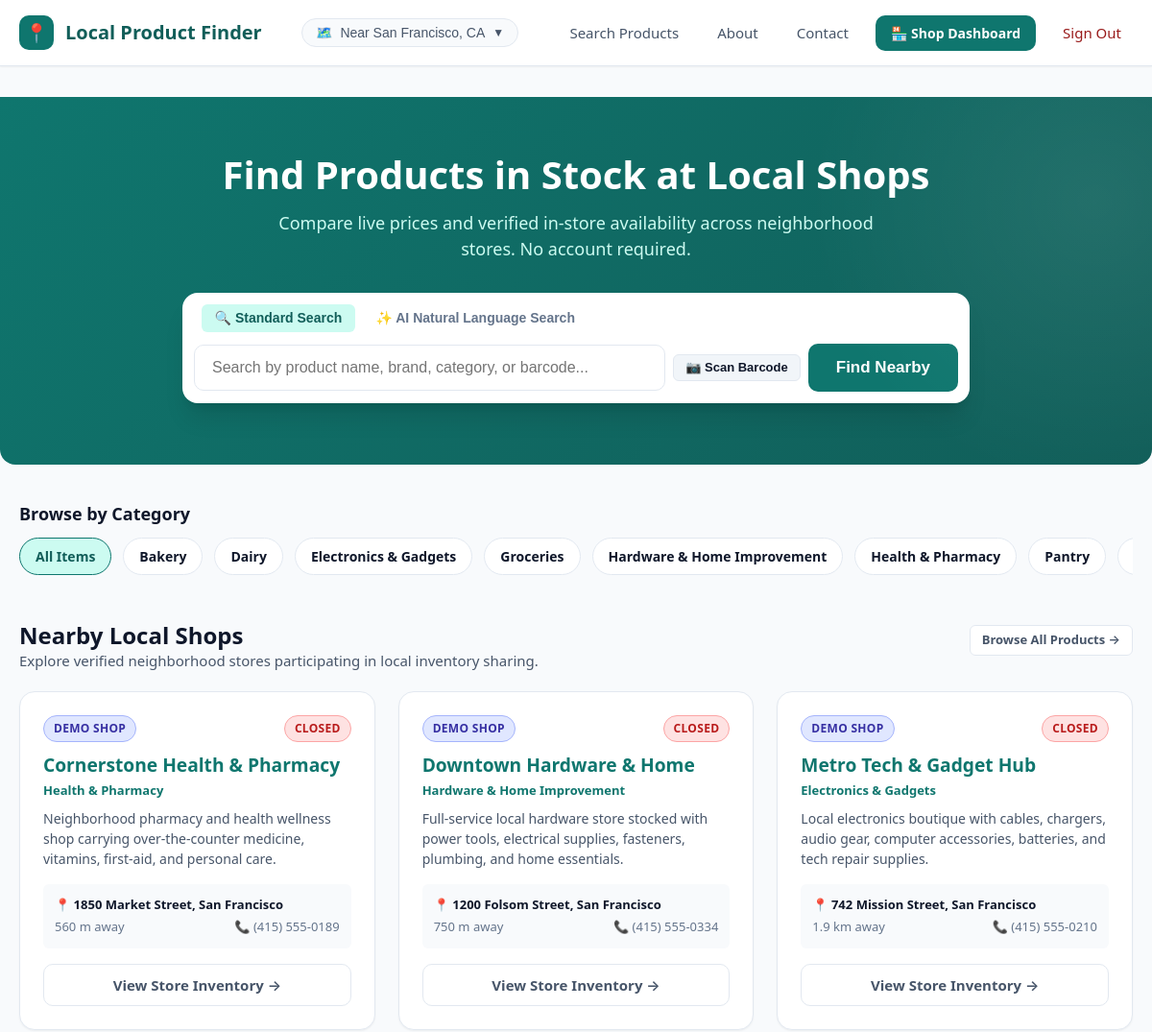
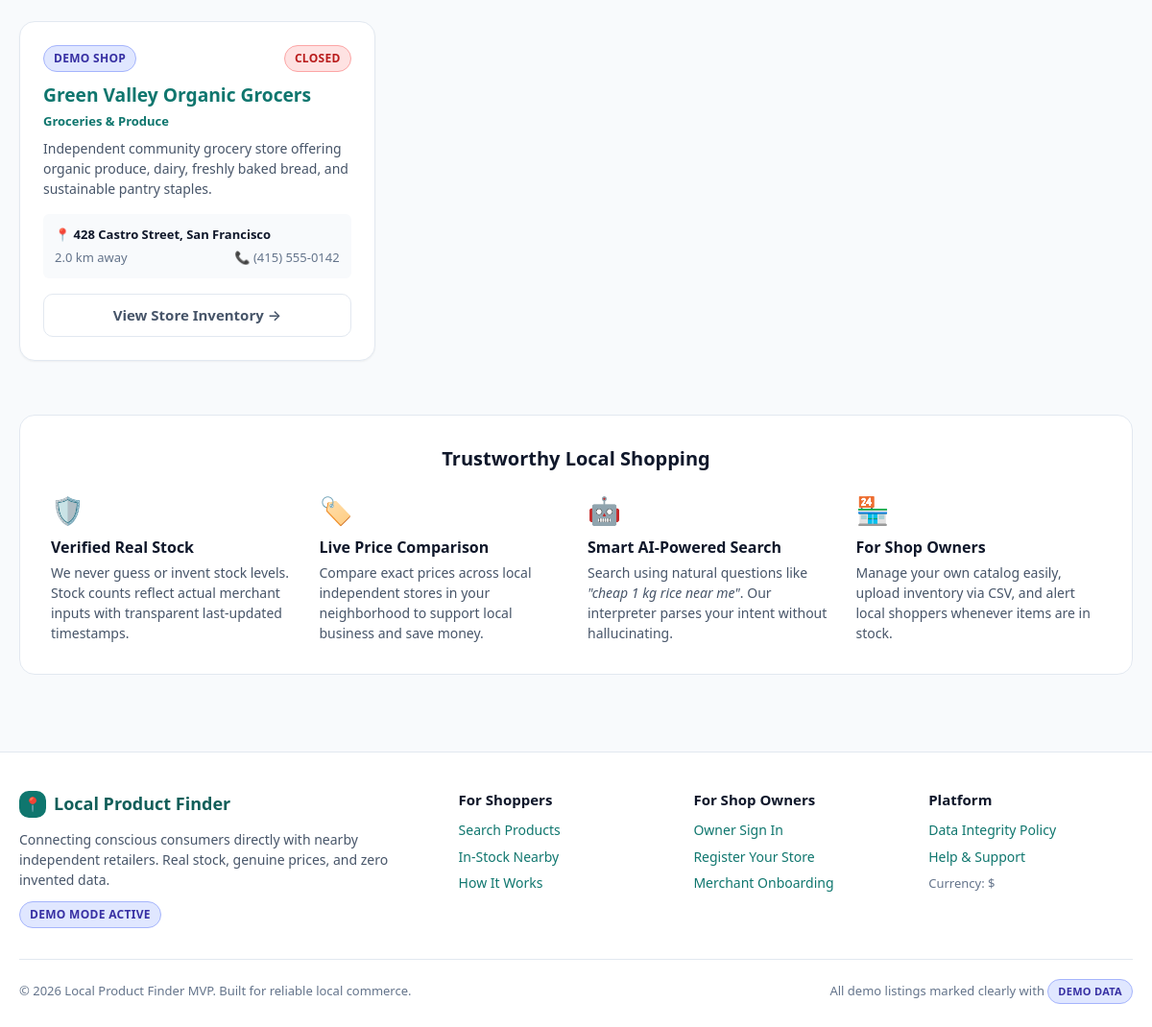
The page / (signed in) on the database its author committed (2 pictures, top to bottom).
### tables this page shows
CREATE TABLE shops (
        id INTEGER PRIMARY KEY AUTOINCREMENT,
        owner_id INTEGER NOT NULL,
        name TEXT NOT NULL,
        slug TEXT UNIQUE NOT NULL,
        description TEXT,
        category TEXT DEFAULT 'General Retail',
        address TEXT NOT NULL,
        city TEXT NOT NULL,
        postal_code TEXT,
        latitude REAL NOT NULL,
        longitude REAL NOT NULL,
        phone TEXT,
        email TEXT,
        website TEXT,
        opening_hours_json TEXT,
        is_demo INTEGER NOT NULL DEFAULT 0,
        is_active INTEGER NOT NULL DEFAULT 1,
        created_at TIMESTAMP DEFAULT CURRENT_TIMESTAMP,
        updated_at TIMESTAMP DEFAULT CURRENT_TIMESTAMP,
        FOREIGN KEY (owner_id) REFERENCES users(id) ON DELETE CASCADE
    );

### app/routes/customer.py (the view)
@bp.route("/")
def home():
    user_lat = request.args.get("lat", type=float)
    user_lng = request.args.get("lng", type=float)
    location_name = request.args.get("location_name", "").strip()
    if user_lat is None or user_lng is None:
        user_lat = current_app.config.get("DEFAULT_USER_LAT")
        user_lng = current_app.config.get("DEFAULT_USER_LNG")
        if not location_name:
            location_name = current_app.config.get("DEFAULT_USER_CITY", "San Francisco, CA")
    shops = Shop.get_all(user_lat=user_lat, user_lng=user_lng)
    categories = Product.get_distinct_categories()
    featured_brands = Product.get_distinct_brands()[:8]
    return render_template(
        "customer/home.html",
        shops=shops[:4],
        categories=categories,
        featured_brands=featured_brands,
        user_lat=user_lat,
        user_lng=user_lng,
        location_name=location_name
    )

### app/db.py (called while the page is built)
def get_db():
    if "db" not in g:
        db_path = current_app.config["DATABASE_PATH"]
        g.db = sqlite3.connect(db_path)
        g.db.row_factory = sqlite3.Row
        g.db.execute("PRAGMA foreign_keys = ON;")
    return g.db

### app/models.py (called while the page is built)
    @staticmethod
    def get_by_id(user_id):
        db = get_db()
        return db.execute("SELECT * FROM users WHERE id = ?", (user_id,)).fetchone()

    @staticmethod
    def get_by_owner_id(owner_id):
        db = get_db()
        return db.execute("SELECT * FROM shops WHERE owner_id = ?", (owner_id,)).fetchone()

    @staticmethod
    def get_distinct_categories():
        db = get_db()
        rows = db.execute("SELECT DISTINCT category FROM products WHERE is_published = 1 AND category != '' ORDER BY category ASC").fetchall()
        return [r["category"] for r in rows]

    @staticmethod
    def get_distinct_brands():
        db = get_db()
        rows = db.execute("SELECT DISTINCT brand FROM products WHERE is_published = 1 AND brand IS NOT NULL AND brand != '' ORDER BY brand ASC").fetchall()
        return [r["brand"] for r in rows]

### app/routes/auth.py (called while the page is built)
@bp.before_app_request
def load_logged_in_user():
    user_id = session.get("user_id")
    if user_id is None:
        g.user = None
        g.shop = None
    else:
        g.user = User.get_by_id(user_id)
        if g.user:
            g.shop = Shop.get_by_owner_id(user_id)
        else:
            session.clear()
            g.user = None
            g.shop = None

### app/services/distance.py (called while the page is built)
def haversine_distance(lat1, lon1, lat2, lon2, unit="km"):
    try:
        lat1, lon1, lat2, lon2 = map(float, [lat1, lon1, lat2, lon2])
    except (TypeError, ValueError):
        return None
    r = 6371.0 if unit == "km" else 3958.8
    dlat = math.radians(lat2 - lat1)
    dlon = math.radians(lon2 - lon1)
    a = (math.sin(dlat / 2.0) ** 2 +
         math.cos(math.radians(lat1)) * math.cos(math.radians(lat2)) *
         math.sin(dlon / 2.0) ** 2)
    c = 2.0 * math.atan2(math.sqrt(a), math.sqrt(1.0 - a))
    distance = r * c
    return round(distance, 2)

def format_distance(distance_km):
    if distance_km is None:
        return "Distance unavailable"
    if distance_km < 1.0:
        meters = int(distance_km * 1000)
        return f"{meters} m away"
    return f"{distance_km:.1f} km away"

def format_time_12h(time_str):
    try:
        t = datetime.strptime(time_str, "%H:%M")
        return t.strftime("%I:%M %p").lstrip("0")
    except Exception:
        return time_str

### app/templates/customer/home.html (shortened to what this page needs)
{% extends "base.html" %}
{% block content %}
<section class="hero-section">
  <div class="container">
    <h1 class="hero-title">Find Products in Stock at Local Shops</h1>
    <p class="hero-subtitle">
      Compare live prices and verified in-store availability across neighborhood stores. No account required.
    </p>
    <div class="search-box-wrapper">
      <div class="search-tabs">
        <button type="button" class="search-tab active" id="tabStandard">
          🔍 Standard Search
        </button>
        <button type="button" class="search-tab" id="tabAi">
          ✨ AI Natural Language Search
        </button>
      </div>
      <form action="{{ url_for('customer.search') }}" method="GET" id="standardSearchForm">
        <div class="search-form-row">
          <input
            type="text"
            name="q"
            id="barcodeInput"
            class="search-input-field"
            placeholder="Search by product name, brand, category, or barcode..."
            aria-label="Search products"
            autofocus
          >
          <button type="button" class="btn btn-secondary btn-sm" id="barcodeSimulateBtn" title="Test Barcode Search">
            📷 Scan Barcode
          </button>
          <button type="submit" class="btn btn-primary btn-lg">
            Find Nearby
          </button>
        </div>
      </form>
    </div>
  </div>
</section>
<div class="container">
  <div style="margin-bottom: 2.5rem;">
    <h3 style="font-size: 1.125rem; margin-bottom: 0.875rem;">Browse by Category</h3>
    <div class="category-pills">
      <a href="{{ url_for('customer.search') }}" class="category-pill active">
        <span>All Items</span>
      </a>
      {% for cat in categories %}
        <a href="{{ url_for('customer.search', category=cat) }}" class="category-pill">
          <span>{{ cat }}</span>
        </a>
      {% endfor %}
    </div>
  </div>
  <section style="margin-bottom: 3.5rem;">
    <div style="display: flex; justify-content: space-between; align-items: baseline; margin-bottom: 1.25rem;">
      <div>
        <h2 style="font-size: 1.5rem;">Nearby Local Shops</h2>
        <p style="font-size: 0.9375rem;">Explore verified neighborhood stores participating in local inventory sharing.</p>
      </div>
      <a href="{{ url_for('customer.search') }}" class="btn btn-outline btn-sm">
        Browse All Products &rarr;
      </a>
    </div>
    <div style="display: grid; grid-template-columns: repeat(auto-fill, minmax(280px, 1fr)); gap: 1.5rem;">
      {% for shop in shops %}
        <div class="card card-hover" style="display: flex; flex-direction: column;">
          <div style="display: flex; justify-content: space-between; align-items: flex-start; margin-bottom: 0.75rem;">
            <span class="badge badge-demo">Demo Shop</span>
            {% if shop.hours_info.is_open %}
              <span class="badge badge-open">Open Now</span>
            {% else %}
              <span class="badge badge-closed">Closed</span>
            {% endif %}
          </div>
          <h3 style="font-size: 1.2rem; margin-bottom: 0.35rem;">
            <a href="{{ url_for('customer.shop_details', slug=shop.slug) }}">{{ shop.name }}</a>
          </h3>
          <span style="font-size: 0.8125rem; font-weight: 600; color: var(--primary); margin-bottom: 0.5rem; display: block;">
            {{ shop.category }}
          </span>
          <p style="font-size: 0.875rem; color: var(--text-sub); margin-bottom: 1rem; flex: 1;">
            {{ shop.description }}
          </p>
          <div style="background: var(--bg); padding: 0.75rem; border-radius: var(--radius-sm); font-size: 0.8125rem; margin-bottom: 1rem;">
            <div style="font-weight: 600; color: var(--text-main); margin-bottom: 0.25rem;">
              📍 {{ shop.address }}, {{ shop.city }}
            </div>
            <div style="color: var(--text-muted); display: flex; justify-content: space-between;">
              <span>{{ shop.distance_text or "Distance estimated" }}</span>
              <span>📞 {{ shop.phone or "Available" }}</span>
            </div>
          </div>
          <a href="{{ url_for('customer.shop_details', slug=shop.slug) }}" class="btn btn-outline" style="width: 100%;">
            View Store Inventory &rarr;
          </a>
        </div>
      {% endfor %}
    </div>
  </section>
  <section style="background: #fff; border: 1px solid var(--border); border-radius: var(--radius-lg); padding: 2rem; margin-bottom: 2rem;">
    <h3 style="font-size: 1.25rem; margin-bottom: 1.25rem; text-align: center;">Trustworthy Local Shopping</h3>
    <div style="display: grid; grid-template-columns: repeat(auto-fit, minmax(240px, 1fr)); gap: 1.5rem;">
      <div>
        <div style="font-size: 1.75rem; margin-bottom: 0.5rem;">🛡️</div>
        <h4 style="font-size: 1rem; margin-bottom: 0.35rem;">Verified Real Stock</h4>
        <p style="font-size: 0.875rem;">
          We never guess or invent stock levels. Stock counts reflect actual merchant inputs with transparent last-updated timestamps.
        </p>
      </div>
      <div>
        <div style="font-size: 1.75rem; margin-bottom: 0.5rem;">🏷️</div>
        <h4 style="font-size: 1rem; margin-bottom: 0.35rem;">Live Price Comparison</h4>
        <p style="font-size: 0.875rem;">
          Compare exact prices across local independent stores in your neighborhood to support local business and save money.
        </p>
      </div>
      <div>
        <div style="font-size: 1.75rem; margin-bottom: 0.5rem;">🤖</div>
        <h4 style="font-size: 1rem; margin-bottom: 0.35rem;">Smart AI-Powered Search</h4>
        <p style="font-size: 0.875rem;">
          Search using natural questions like <em>"cheap 1 kg rice near me"</em>. Our interpreter parses your intent without hallucinating.
        </p>
      </div>
      <div>
        <div style="font-size: 1.75rem; margin-bottom: 0.5rem;">🏪</div>
        <h4 style="font-size: 1rem; margin-bottom: 0.35rem;">For Shop Owners</h4>
        <p style="font-size: 0.875rem;">
          Manage your own catalog easily, upload inventory via CSV, and alert local shoppers whenever items are in stock.
        </p>
      </div>
    </div>
  </section>
</div>
{% endblock %}

### rows shown on the page
shops: name "Cornerstone Health & Pharmacy", category "Health & Pharmacy", description "Neighborhood pharmacy and health wellness shop carrying over-the-counter medicine, vitamins, first-aid, and personal care.", address "1850 Market Street", city "San Francisco", distance_text "560 m away", phone "(415) 555-0189"
shops: name "Downtown Hardware & Home", category "Hardware & Home Improvement", description "Full-service local hardware store stocked with power tools, electrical supplies, fasteners, plumbing, and home essentials.", address "1200 Folsom Street", city "San Francisco", distance_text "750 m away", phone "(415) 555-0334"
shops: name "Metro Tech & Gadget Hub", category "Electronics & Gadgets", description "Local electronics boutique with cables, chargers, audio gear, computer accessories, batteries, and tech repair supplies.", address "742 Mission Street", city "San Francisco", distance_text "1.9 km away", phone "(415) 555-0210"
shops: name "Green Valley Organic Grocers", category "Groceries & Produce", description "Independent community grocery store offering organic produce, dairy, freshly baked bread, and sustainable pantry staples.", address "428 Castro Street", city "San Francisco", distance_text "2.0 km away", phone "(415) 555-0142"

### other values the page prints
{{ location_name or DEFAULT_CITY }} "San Francisco, CA"
{{ cat }} "Bakery" "Dairy" "Electronics & Gadgets" "Groceries" "Hardware & Home Improvement" "Health & Pharmacy" "Pantry"
{{ APP_NAME }} "Local Product Finder"
{{ CURRENCY_SYMBOL }} "$"
